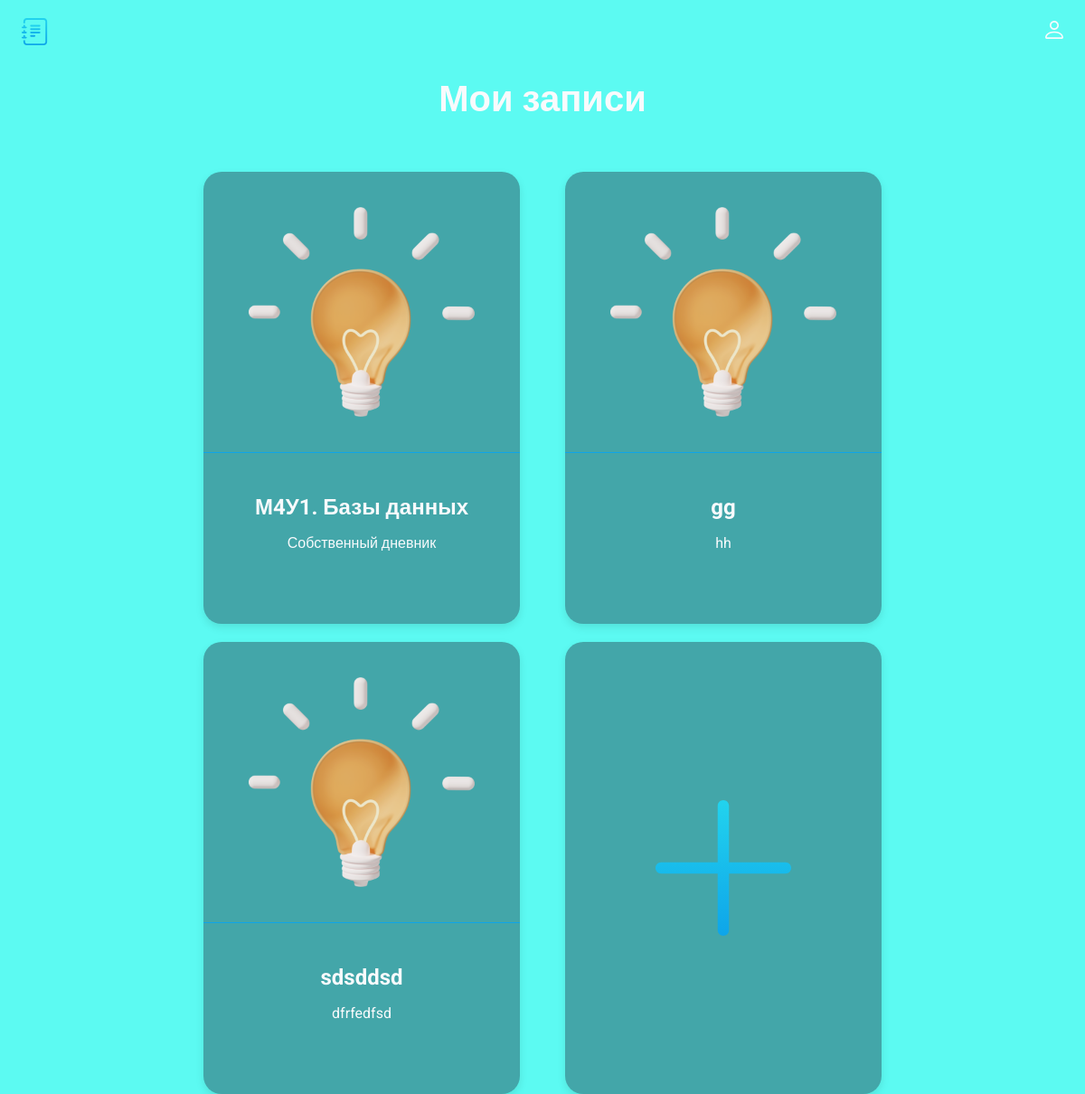
/index, run on the app's committed database.
### main.py (models this page shows, shortened)
class Card(db.Model):
    id = db.Column(db.Integer, primary_key=True)
    title = db.Column(db.String(100), nullable=False)
    subtitle = db.Column(db.String(300), nullable=False)
    text = db.Column(db.Text, nullable=False)

### main.py (the view)
@app.route('/index')
def index():
    cards = Card.query.order_by(Card.id).all()
    return render_template('index.html', cards=cards)

### templates/index.html (shortened to what this page needs)
<!doctype html>
<html lang="ru">
<head>
  <link rel="stylesheet" href="../static/css/style.css">
</head>
<body>
  <header class="header">
    <img src="../static/img/logo.svg" alt="logo" width="30" height="30">
    <ul class="main-list">
        <li class="list__item">
          <a href="">
            <img src="../static/img/login.svg" alt="login" width="20" height="20">
          </a>
    </ul>
  </header>
  <main>
    {% block content %}
    <h1 class="main__title">Мои записи</h1>
    <ul class="cards-list">
      {% for el in cards%}
      <li class="card">
        <a class="card__link" href="/card/{{el.id}}">
          <img class="card__img" src="../static/img/post_icon.png" width="250" height="250" alt="post_icon">
          <div class="card__text">
            <h2 class="card__title">{{el.title}}</h2>
            <p class="card__subtitle">{{el.subtitle}}</p>
          </div>
        </a>
      </li>
      {% endfor %}
      <li class="card card--creat">
          <a class="creat__link" href="{{url_for('create')}}"></a>
      </li>
    </ul>
    {% endblock %}
  </main>
</body>
</html>

### static/css/style.css (style rules this page uses)
body { margin: 0; padding: 0; font-family: 'Roboto', sans-serif; font-size: 16px; line-height: 20px; background-color: #5cfaf2; color: #F8FAFC; }
h1, h2, p { margin: 0; }
img { object-fit: contain; }
a { text-decoration: none; color: inherit; transition: 0.2s; }
ul { list-style: none; margin: 0; padding: 0; }
.header { display: flex; justify-content: space-between; align-items: center; padding: 20px 2%; margin-bottom: 30px; }
.main-list { display: flex; align-items: center; gap: 20px; }
.main__title { font-size: 40px; text-align: center; margin-bottom: 70px; }
.cards-list { display: flex; padding: 0 5%; flex-wrap: wrap; flex-direction: row; gap: 20px; column-gap: 50px; justify-content: center; }
.card { width: 350px; height: 500px; transition: 0.2s; background: rgba(30, 41, 59, 0.4); border-radius: 20px; box-shadow: 0px 4px 10px rgba(0, 0, 0, 0.1); }
.card__link { display: flex; flex-direction: column; align-items: center; width: inherit; height: inherit; }
.card__text { border-top: 1px solid rgba(14, 165, 233, 1); width: inherit; display: flex; padding: 50px 0 20px; flex-direction: column; gap: 20px; align-items: center; }
.card__title { padding: 0 20px; text-align: center; }
.card__subtitle { padding: 0 20px; text-align: center; }
.card__img { padding: 30px; }
.creat__link { display: block; width: inherit; height: inherit; background: url(../img/plus.svg) no-repeat; background-size: 200px 200px; background-position: center; }

### data on the page
Card: title "М4У1. Базы данных", subtitle "Собственный дневник"
Card: title "gg", subtitle "hh"
Card: title "sdsddsd", subtitle "dfrfedfsd"
